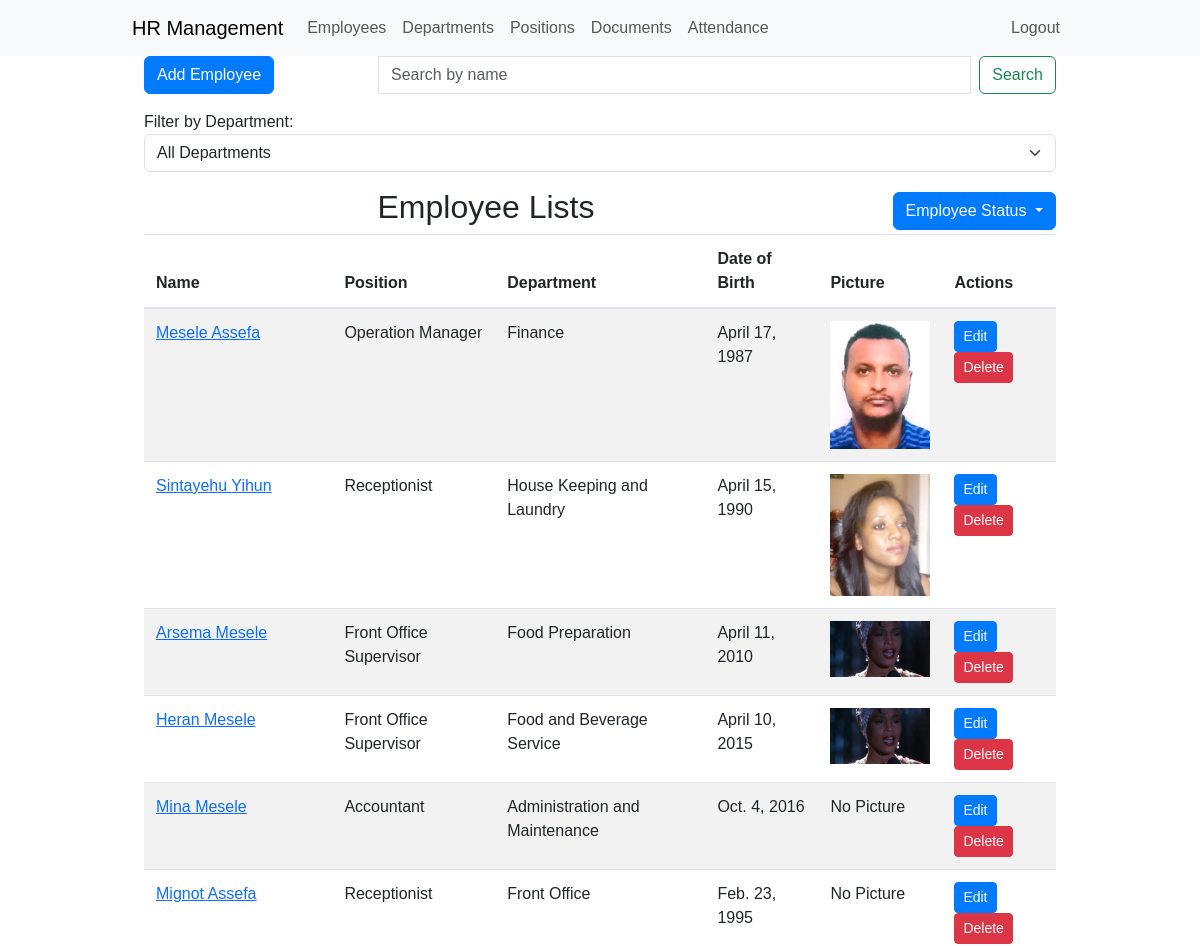
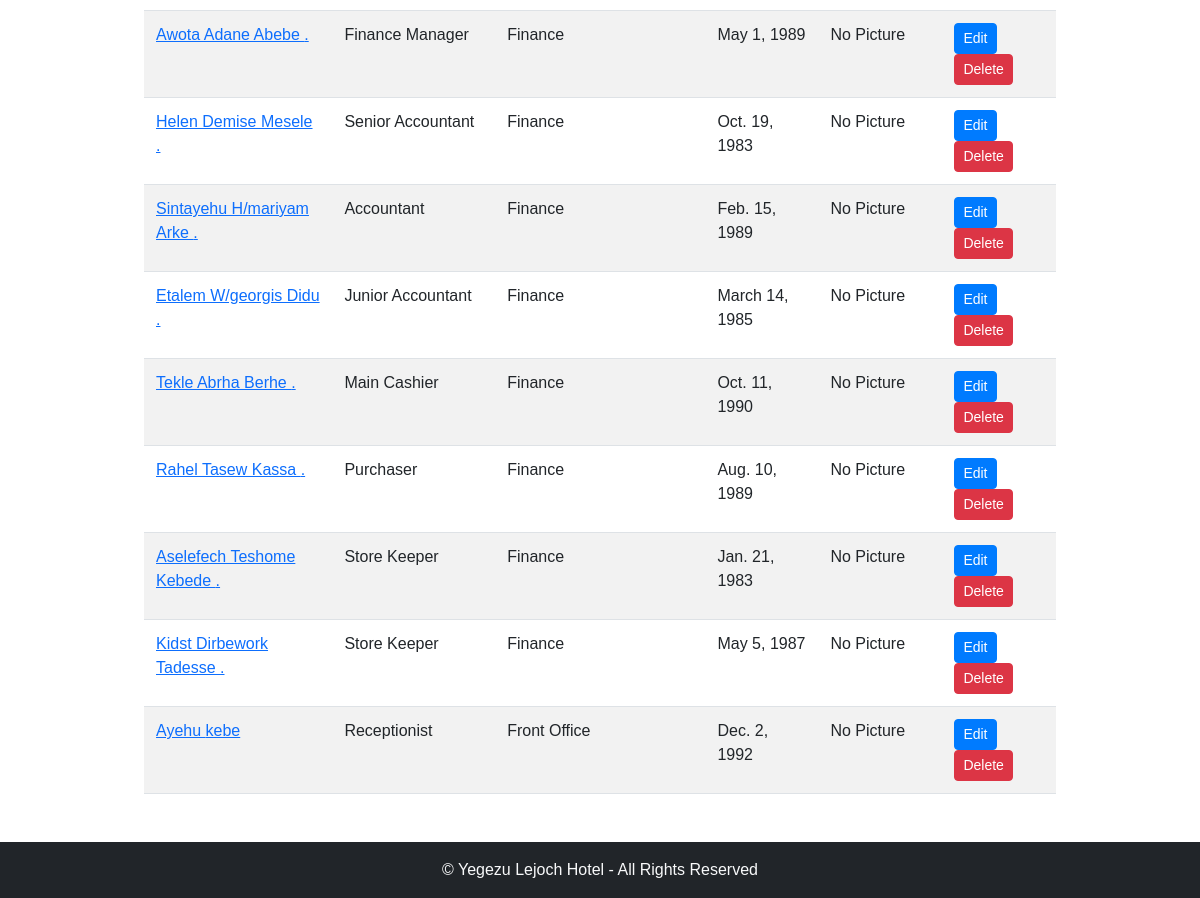
Screenshot of /employees/ (signed in) with the database file from the repository (2 pictures, top to bottom).
### employee_management/models.py (models this page shows, shortened)
class Employee(models.Model):
    GENDER_CHOICES = (
        ('M', 'Male'),
        ('F', 'Female'),
    )
    first_name = models.CharField(max_length=50)
    middle_name = models.CharField(max_length=50, null=True, blank=True)
    last_name = models.CharField(max_length=50, null=True, blank=True)
    gender = models.CharField(max_length=1, choices=GENDER_CHOICES, default="")
    email = models.EmailField()
    department = models.ForeignKey(Department, on_delete=models.CASCADE)
    position = models.ForeignKey(Position, on_delete=models.CASCADE)
    date_of_birth = models.DateField()
    hire_date = models.DateField()
    salary = models.DecimalField(max_digits=10, decimal_places=2)
    is_active = models.BooleanField(default=True)
    picture = models.ImageField(upload_to='employee_pictures/', null=True, blank=True)

class Position(models.Model):
    name = models.CharField(max_length=50)
    def __str__(self):
        return self.name

class Department(models.Model):
    name = models.CharField(max_length=50)

### employee_management/views.py (the view)
# urls.py: path('employees/', employee_list, name='employee_list'),
@login_required
def employee_list(request):
    all_employees = Employee.objects.all()
    active_employees = all_employees.filter(is_active=True)
    inactive_employees = all_employees.filter(is_active=False)
    departments = Department.objects.all()
    status_filter = request.GET.get('status', 'active')
    if status_filter == 'inactive':
        employees = inactive_employees
    elif status_filter == 'all':
        employees = all_employees
    else:
        employees = active_employees
    context = {
        'employees': employees,
        'departments': departments,
        'status_filter': status_filter,
    }
    return render(request, 'employee_list.html', context)

### employee_management/templates/employee_list.html (shortened to what this page needs)
{% extends 'base.html' %}
{% block content %}
<div class="container-fluid">
    <div class="row">
        <div class="col-md-3">
            <a href="{% url 'hrms:employee_create' %}" class="btn btn-primary mb-3">Add Employee</a>
        </div>
        <div class="col-md-9">
            <form class="d-flex">
                <input class="form-control me-2" type="search" placeholder="Search by name" aria-label="Search" id="search-input">
                <button class="btn btn-outline-success" type="button" onclick="searchEmployees()">Search</button>
            </form>
        </div>
    </div>
    <div class="row">
        <div class="col-md-12">
            <label for="department-filter">Filter by Department:</label>
            <select class="form-select mb-3" id="department-filter" onchange="filterEmployeesByDepartment()">
                <option value="">All Departments</option>
            </select>
        </div>
    </div>
    <div class="col-md-12 d-flex justify-content-between align-items-center">
            <div class="col-md-9 text-center">
                <h2>Employee Lists</h2>
            </div>
            <div class="btn-group">
                <button type="button" class="btn btn-primary dropdown-toggle" data-bs-toggle="dropdown" aria-haspopup="true" aria-expanded="false" style="background-color: #007bff; color: white;">
                    Employee Status
                </button>
            </div>
        </div>
    <div class="col-md-12">
        <table class="table table-striped">
            <thead>
                <tr>
                    <th>Name</th>
                    <th>Position</th>
                    <th>Department</th>
                    <th>Date of Birth</th>
                    <th>Picture</th>
                    <th>Actions</th>
                </tr>
            </thead>
            <tbody id="employee-table-body">
                {% for employee in employees %}
                <tr data-department-id="{{ employee.department.id }}">
                    <td><a href="{% url 'hrms:employee_detail' employee.pk %}">{{ employee.first_name }} {{ employee.middle_name }}</a></td>
                    <td>{{ employee.position }}</td>
                    <td>{{ employee.department.name }}</td>
                    <td>{{ employee.date_of_birth }}</td>
                    <td>
                        {% if employee.picture %}
                            <img src="{{ employee.picture.url }}" alt="Employee Picture" width="100">
                        {% else %}
                            No Picture
                        {% endif %}
                    </td>
                    <td>
                        <a href="{% url 'hrms:employee_update' employee.pk %}" class="btn btn-primary btn-sm">Edit</a>
                        <a href="{% url 'hrms:employee_delete' employee.pk %}" class="btn btn-danger btn-sm" onclick="return confirm('Are you sure you want to delete this employee?')">Delete</a>
                    </td>
                </tr>
                {% endfor %}
            </tbody>
        </table>
    </div>
</div>
{% endblock %}

### employee_management/static/css/style.css (style rules this page uses)
body { font-family: Arial, sans-serif; }
.btn-primary { background-color: #007bff; border-color: #007bff; }
.form-control { border-radius: 0; }
.table-striped > tbody > tr:nth-of-type(odd) { background-color: #f9f9f9; }
.table > thead > tr > th, .table > tbody > tr > th, .table > tfoot > tr > th, .table > thead > tr > td, .table > tbody > tr > td, .table > tfoot > tr > td { border-top: 1px solid #dee2e6; padding: 0.75rem; vertical-align: top; border-bottom: 1px solid #dee2e6; }
.table > thead > tr > th { vertical-align: bottom; border-bottom: 2px solid #dee2e6; }

### rows the page displays
Employee: first_name "Mesele", middle_name "Assefa", position "Operation Manager", department.name "Finance", date_of_birth "April 17, 1987", picture (picture)
Employee: first_name "Sintayehu", middle_name "Yihun", position "Receptionist", department.name "House Keeping and Laundry", date_of_birth "April 15, 1990", picture (picture)
Employee: first_name "Arsema", middle_name "Mesele", position "Front Office Supervisor", department.name "Food Preparation", date_of_birth "April 11, 2010", picture (picture)
Employee: first_name "Heran", middle_name "Mesele", position "Front Office Supervisor", department.name "Food and Beverage Service", date_of_birth "April 10, 2015", picture (picture)
Employee: first_name "Mina", middle_name "Mesele", position "Accountant", department.name "Administration and Maintenance", date_of_birth "Oct. 4, 2016", picture "No Picture"
Employee: first_name "Mignot", middle_name "Assefa", position "Receptionist", department.name "Front Office", date_of_birth "Feb. 23, 1995", picture "No Picture"
Employee: first_name "Awota Adane Abebe", middle_name ".", position "Finance Manager", department.name "Finance", date_of_birth "May 1, 1989", picture "No Picture"
Employee: first_name "Helen Demise Mesele", middle_name ".", position "Senior Accountant", department.name "Finance", date_of_birth "Oct. 19, 1983", picture "No Picture"
Employee: first_name "Sintayehu H/mariyam Arke", middle_name ".", position "Accountant", department.name "Finance", date_of_birth "Feb. 15, 1989", picture "No Picture"
Employee: first_name "Etalem W/georgis Didu", middle_name ".", position "Junior Accountant", department.name "Finance", date_of_birth "March 14, 1985", picture "No Picture"
Employee: first_name "Tekle Abrha Berhe", middle_name ".", position "Main Cashier", department.name "Finance", date_of_birth "Oct. 11, 1990", picture "No Picture"
Employee: first_name "Rahel Tasew Kassa", middle_name ".", position "Purchaser", department.name "Finance", date_of_birth "Aug. 10, 1989", picture "No Picture"
Employee: first_name "Aselefech Teshome Kebede", middle_name ".", position "Store Keeper", department.name "Finance", date_of_birth "Jan. 21, 1983", picture "No Picture"
Employee: first_name "Kidst Dirbework Tadesse", middle_name ".", position "Store Keeper", department.name "Finance", date_of_birth "May 5, 1987", picture "No Picture"
Employee: first_name "Ayehu", middle_name "kebe", position "Receptionist", department.name "Front Office", date_of_birth "Dec. 2, 1992", picture "No Picture"
